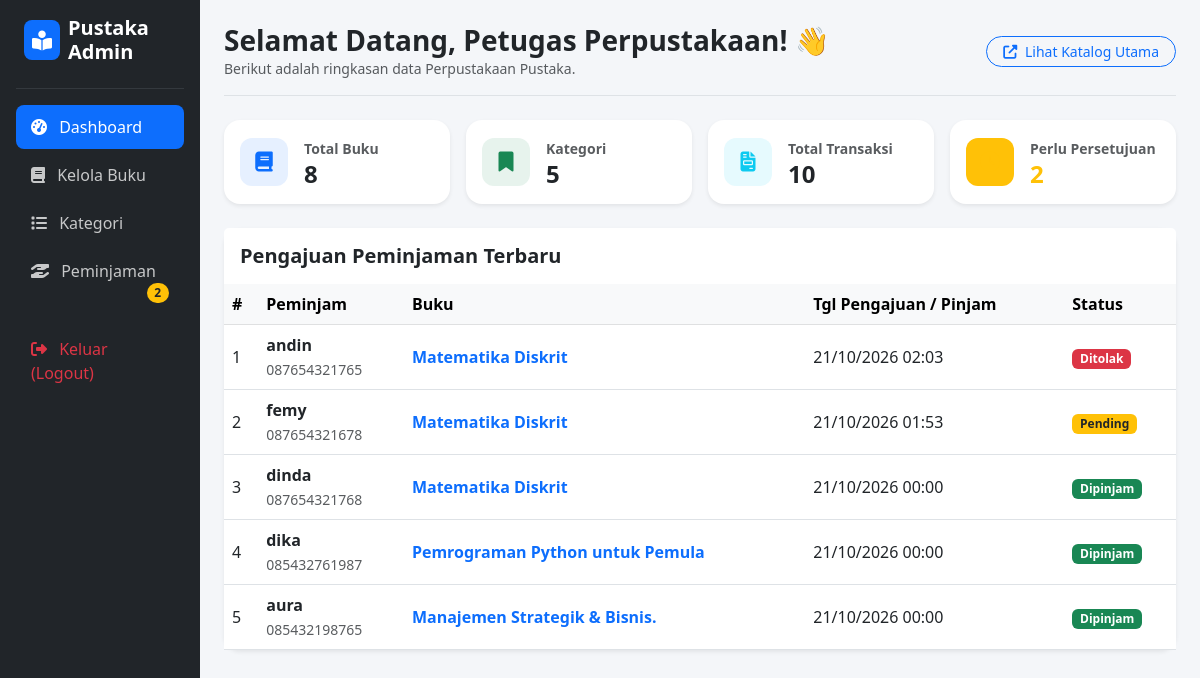
Screenshot of /admin/dashboard.php (signed in) with the database file from the repository.
### tables this page shows
CREATE TABLE `peminjaman` (
  `id_peminjaman` int(11) NOT NULL,
  `kode_transaksi` varchar(20) NOT NULL,
  `id_buku` int(11) NOT NULL,
  `nama_peminjam` varchar(150) NOT NULL,
  `no_hp` varchar(20) NOT NULL,
  `tanggal_pengajuan` datetime DEFAULT current_timestamp(),
  `tanggal_pinjam` date DEFAULT NULL,
  `tanggal_kembali_rencana` date NOT NULL,
  `tanggal_kembali_real` date DEFAULT NULL,
  `denda` decimal(10,2) DEFAULT 0.00,
  `status` enum('Pending','Dipinjam','Selesai','Ditolak') DEFAULT 'Pending',
  `created_at` timestamp NOT NULL DEFAULT current_timestamp()
);

CREATE TABLE `buku` (
  `id_buku` int(11) NOT NULL,
  `id_kategori` int(11) NOT NULL,
  `judul_buku` varchar(255) NOT NULL,
  `penulis` varchar(150) NOT NULL,
  `penerbit` varchar(150) DEFAULT NULL,
  `cover_buku` varchar(255) DEFAULT 'cover-default.jpg',
  `stok_total` int(11) NOT NULL DEFAULT 1,
  `stok_tersedia` int(11) NOT NULL DEFAULT 1,
  `created_at` timestamp NOT NULL DEFAULT current_timestamp(),
  `gambar` varchar(255) DEFAULT NULL
);

### admin/dashboard.php (the view, shortened to what this page needs)
<?php
require_once '../config/database.php';
$total_buku       = $pdo->query("SELECT COUNT(*) FROM buku")->fetchColumn();
$total_kategori   = $pdo->query("SELECT COUNT(*) FROM kategori")->fetchColumn();
$total_peminjaman = $pdo->query("SELECT COUNT(*) FROM peminjaman")->fetchColumn();
$pending_pinjam   = $pdo->query("SELECT COUNT(*) FROM peminjaman WHERE status = 'Pending'")->fetchColumn();
$sql_terbaru = "
    SELECT p.*, b.judul_buku
    FROM peminjaman p
    JOIN buku b ON p.id_buku = b.id_buku
    ORDER BY p.id_peminjaman DESC
    LIMIT 5
";
$peminjaman_terbaru = $pdo->query($sql_terbaru)->fetchAll();
?>
<!DOCTYPE html>
<html lang="id">
<head>
    <link href="https://cdn.jsdelivr.net/npm/bootstrap@5.3.0/dist/css/bootstrap.min.css" rel="stylesheet">
    <link rel="stylesheet" href="https://cdnjs.cloudflare.com/ajax/libs/font-awesome/6.4.0/css/all.min.css">
</head>
<body>
<div class="container-fluid">
    <div class="row">
        <div class="col-md-3 col-lg-2 d-md-block sidebar p-3 collapse">
            <div class="d-flex align-items-center mb-4 px-2">
                <div class="bg-primary text-white rounded-3 p-2 me-2">
                    <i class="fas fa-book-reader fa-lg"></i>
                </div>
                <h5 class="fw-bold mb-0">Pustaka Admin</h5>
            </div>
            <hr class="text-secondary">
            <ul class="nav flex-column">
                <li class="nav-item">
                    <a class="nav-link active" href="dashboard.php">
                        <i class="fas fa-tachometer-alt me-2"></i> Dashboard
                    </a>
                </li>
                <li class="nav-item">
                    <a class="nav-link" href="buku.php">
                        <i class="fas fa-book me-2"></i> Kelola Buku
                    </a>
                </li>
                <li class="nav-item">
                    <a class="nav-link" href="kategori.php">
                        <i class="fas fa-list me-2"></i> Kategori
                    </a>
                </li>
                <li class="nav-item">
                    <a class="nav-link" href="peminjaman.php">
                        <i class="fas fa-hand-holding-hand me-2"></i> Peminjaman
                        <?php if ($pending_pinjam > 0): ?>
                            <span class="badge bg-warning text-dark float-end rounded-pill"><?= $pending_pinjam; ?></span>
                        <?php endif; ?>
                    </a>
                </li>
                <li class="nav-item mt-4">
                    <a class="nav-link text-danger" href="logout.php">
                        <i class="fas fa-sign-out-alt me-2"></i> Keluar (Logout)
                    </a>
                </li>
            </ul>
        </div>
        <main class="col-md-9 ms-sm-auto col-lg-10 px-md-4 py-4">
            <div class="d-flex justify-content-between align-items-center pb-3 mb-4 border-bottom">
                <div>
                    <h3 class="fw-bold text-dark mb-0">Selamat Datang, <?= htmlspecialchars($_SESSION['admin_name'] ?? 'Petugas Perpustakaan'); ?>! 👋</h3>
                    <p class="text-muted small mb-0">Berikut adalah ringkasan data Perpustakaan Pustaka.</p>
                </div>
                <div>
                    <a href="../index.php" target="_blank" class="btn btn-outline-primary btn-sm rounded-pill px-3">
                        <i class="fas fa-external-link-alt me-1"></i> Lihat Katalog Utama
                    </a>
                </div>
            </div>
            <div class="row g-3 mb-4">
                <div class="col-sm-6 col-xl-3">
                    <div class="card stat-card shadow-sm p-3 bg-white">
                        <div class="d-flex align-items-center">
                            <div class="icon-shape bg-primary bg-opacity-10 text-primary me-3">
                                <i class="fas fa-book fa-lg"></i>
                            </div>
                            <div>
                                <span class="text-muted small fw-semibold">Total Buku</span>
                                <h4 class="fw-bold mb-0"><?= $total_buku; ?></h4>
                            </div>
                        </div>
                    </div>
                </div>
                <div class="col-sm-6 col-xl-3">
                    <div class="card stat-card shadow-sm p-3 bg-white">
                        <div class="d-flex align-items-center">
                            <div class="icon-shape bg-success bg-opacity-10 text-success me-3">
                                <i class="fas fa-bookmark fa-lg"></i>
                            </div>
                            <div>
                                <span class="text-muted small fw-semibold">Kategori</span>
                                <h4 class="fw-bold mb-0"><?= $total_kategori; ?></h4>
                            </div>
                        </div>
                    </div>
                </div>
                <div class="col-sm-6 col-xl-3">
                    <div class="card stat-card shadow-sm p-3 bg-white">
                        <div class="d-flex align-items-center">
                            <div class="icon-shape bg-info bg-opacity-10 text-info me-3">
                                <i class="fas fa-file-invoice fa-lg"></i>
                            </div>
                            <div>
                                <span class="text-muted small fw-semibold">Total Transaksi</span>
                                <h4 class="fw-bold mb-0"><?= $total_peminjaman; ?></h4>
                            </div>
                        </div>
                    </div>
                </div>
                <div class="col-sm-6 col-xl-3">
                    <div class="card stat-card shadow-sm p-3 bg-white">
                        <div class="d-flex align-items-center">
                            <div class="icon-shape bg-warning bg-opacity-15 text-warning me-3">
                                <i class="fas fa-clock fa-lg"></i>
                            </div>
                            <div>
                                <span class="text-muted small fw-semibold">Perlu Persetujuan</span>
                                <h4 class="fw-bold mb-0 text-warning"><?= $pending_pinjam; ?></h4>
                            </div>
                        </div>
                    </div>
                </div>
            </div>
            <div class="card border-0 shadow-sm rounded-4">
                <div class="card-header bg-white py-3 d-flex justify-content-between align-items-center border-0">
                    <h5 class="fw-bold text-dark mb-0">Pengajuan Peminjaman Terbaru</h5>
                </div>
                <div class="table-responsive">
                    <table class="table table-hover align-middle mb-0">
                        <thead class="table-light">
                            <tr>
                                <th>#</th>
                                <th>Peminjam</th>
                                <th>Buku</th>
                                <th>Tgl Pengajuan / Pinjam</th>
                                <th>Status</th>
                            </tr>
                        </thead>
                        <tbody>
                            <?php if (!empty($peminjaman_terbaru)): ?>
                                <?php foreach ($peminjaman_terbaru as $i => $p): ?>
                                    <tr>
                                        <td><?= $i + 1; ?></td>
                                        <td>
                                            <strong class="d-block text-dark"><?= htmlspecialchars($p['nama_peminjam']); ?></strong>
                                            <span class="text-muted small"><?= htmlspecialchars($p['no_hp'] ?? '-'); ?></span>
                                        </td>
                                        <td class="fw-semibold text-primary"><?= htmlspecialchars($p['judul_buku']); ?></td>
                                        <td>
                                            <?php
                                                $tgl_tampil = !empty($p['tanggal_pinjam']) ? $p['tanggal_pinjam'] : ($p['tanggal_pengajuan'] ?? null);
                                                echo $tgl_tampil ? date('d/m/Y H:i', strtotime($tgl_tampil)) : '-';
                                            ?>
                                        </td>
                                        <td>
                                            <?php if ($p['status'] == 'Pending'): ?>
                                                <span class="badge bg-warning text-dark">Pending</span>
                                            <?php elseif ($p['status'] == 'Dipinjam'): ?>
                                                <span class="badge bg-success">Dipinjam</span>
                                            <?php elseif ($p['status'] == 'Ditolak'): ?>
                                                <span class="badge bg-danger">Ditolak</span>
                                            <?php else: ?>
                                                <span class="badge bg-secondary"><?= htmlspecialchars($p['status']); ?></span>
                                            <?php endif; ?>
                                        </td>
                                    </tr>
                                <?php endforeach; ?>
                            <?php else: ?>
                                <tr>
                                    <td colspan="5" class="text-center py-4 text-muted">Belum ada data peminjaman.</td>
                                </tr>
                            <?php endif; ?>
                        </tbody>
                    </table>
                </div>
            </div>
        </main>
    </div>
</div>
</body>
</html>

### admin/dashboard.php (style rules this page uses)
body { background-color: #f4f6f9; font-family: 'Segoe UI', Tahoma, Geneva, Verdana, sans-serif; }
.sidebar { min-height: 100vh; background-color: #212529; color: #fff; }
.sidebar .nav-link { color: rgba(255,255,255,0.75); border-radius: 8px; margin-bottom: 4px; padding: 10px 15px; }
.sidebar .nav-link:hover, .sidebar .nav-link.active { color: #fff; background-color: #0d6efd; }
.stat-card { border-radius: 16px; border: none; transition: transform 0.2s; }
.icon-shape { width: 48px; height: 48px; border-radius: 12px; display: flex; align-items: center; justify-content: center; }

### rows the page displays
peminjaman: nama_peminjam "andin", no_hp "087654321765", id_buku.judul_buku "Matematika Diskrit", date('d/m/Y H:i', strtotime($tgl_tampil)) "21/10/2026 02:03", status "Ditolak"
peminjaman: nama_peminjam "femy", no_hp "087654321678", id_buku.judul_buku "Matematika Diskrit", date('d/m/Y H:i', strtotime($tgl_tampil)) "21/10/2026 01:53", status "Pending"
peminjaman: nama_peminjam "dinda", no_hp "087654321768", id_buku.judul_buku "Matematika Diskrit", tanggal_pinjam "21/10/2026 00:00", status "Dipinjam"
peminjaman: nama_peminjam "dika", no_hp "085432761987", id_buku.judul_buku "Pemrograman Python untuk Pemula", tanggal_pinjam "21/10/2026 00:00", status "Dipinjam"
peminjaman: nama_peminjam "aura", no_hp "085432198765", id_buku.judul_buku "Manajemen Strategik & Bisnis.", tanggal_pinjam "21/10/2026 00:00", status "Dipinjam"

### other values shown
$pending_pinjam "2"
$_SESSION['admin_name'] "Petugas Perpustakaan"
$total_buku "8"
$total_kategori "5"
$total_peminjaman "10"
